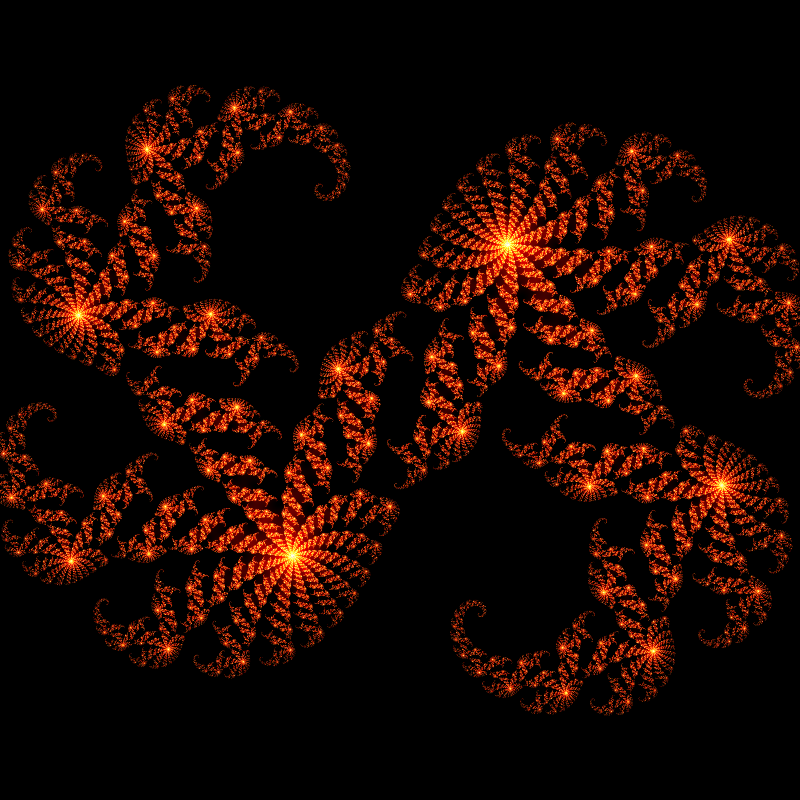
#> input picture Test_card.png, 800 x 800 px, found by its file name
$ python ImgToConv2dBin.py
#> lines starting #> are read from the running program, lines starting #| are printed output that depends on the picture
import re
import time
import cv2
import numpy as np
import random
import struct

preamble = 0xE1E4C312
moduleId = 0x4cd2e19c
jobId = 0x12345678

size = 224
kernelSize = 5
border = int(kernelSize/2)
sizeWithBorder = size+2*border
pixels = sizeWithBorder**2

image = cv2.imread("Test_card.png")
#> image is the input picture: shape (800, 800, 3); mean B, G, R 2, 7.8, 28

image = cv2.resize(image, (size, size))
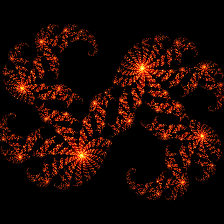
#> image: shape (224, 224, 3); mean B, G, R 1.9, 7.7, 27.7
image = cv2.cvtColor(image, cv2.COLOR_BGR2GRAY)
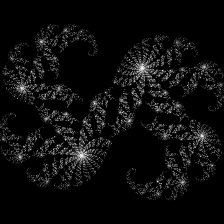
#> image: shape (224, 224); min 0, max 250, mean 13

image = cv2.copyMakeBorder(image, border, border, border, border, cv2.BORDER_REPLICATE)
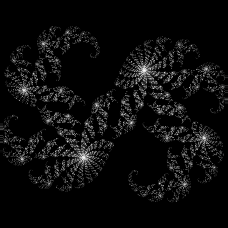
#> image: shape (228, 228); min 0, max 250, mean 12.6

image = np.ndarray((228,228), dtype=float)
image.fill(0)
for a in range(228):
  for b in range(228):
    image[a][b] = (a)*228+(b)

kernel = np.array([
  [1,  4, 6,  4,  1],
  [4, 16, 24, 16, 4],
  [6, 24, 36, 24, 6],
  [4, 16, 24, 16, 4],
  [1,  4,  6,  4, 1]
], dtype=float) / 256
kernel.fill(0)
kernel[4][4] = 1
print(kernel)

cs = moduleId + jobId
delay = 315

with open("vivado_project/vhdl-modules.sim/sim_1/behav/xsim/input.txt", "w") as inFile:

  inFile.write("{:d} ns {:032b}\n".format(delay, preamble))
  inFile.write("{:d} ns {:032b}\n".format(delay, jobId))
  inFile.write("{:d} ns {:032b}\n".format(delay, moduleId))

  for i in range(kernelSize**2):
    y, x = int(i / kernelSize), i % kernelSize
    val = struct.unpack('!i',struct.pack('!f', kernel[y][x]))[0]
    inFile.write("{:d} ns {:032b}\n".format(delay, val))
    cs += val

  for i in range(pixels):
    y, x = int(i / sizeWithBorder), i % sizeWithBorder
    val = struct.unpack('!i',struct.pack('!f', image[y][x]))[0]
    inFile.write("{:d} ns {:032b}\n".format(delay, val))
    cs += val

  csc = 2**32 - cs % (2**32)
  if csc == 2**32:
    csc = 0

  inFile.write("{:d} ns {:032b}\n".format(delay, int(csc)))

with open("vivado_project/vhdl-modules.sim/sim_1/behav/xsim/outputTimings.txt", "w") as inFile:

  for i in range(4 + pixels):
    if i%256 == 0:
      inFile.write("{:d} ns\n".format(6005))
    else:
      inFile.write("{:d} ns\n".format(315))

$ run again, with module_timing.png copied over Test_card.png
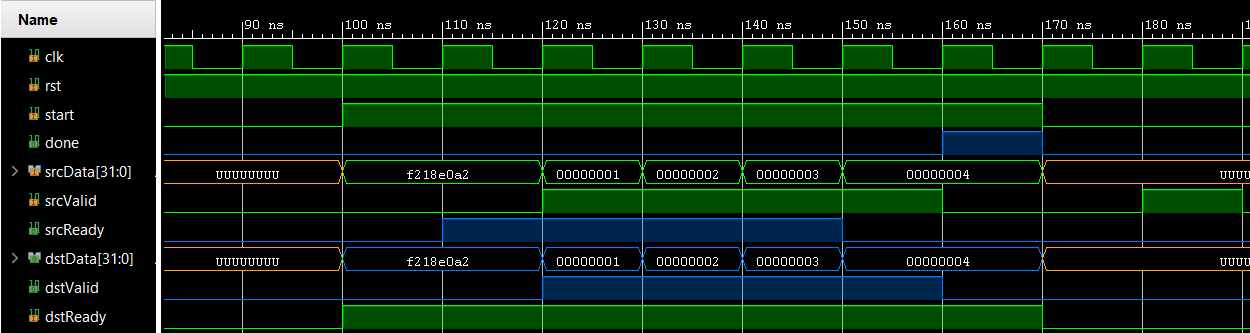
#> input picture module_timing.png, 1250 x 333 px, found by its file name
#> image is the input picture: shape (333, 1250, 3); mean B, G, R 16.4, 33.7, 10.5
#> `image = cv2.cvtColor(image, cv2.COLOR_BGR2GRAY)`:
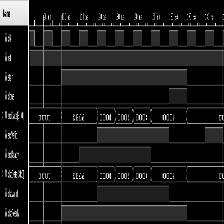
#> image: shape (224, 224); min 0, max 255, mean 24.6
#> `image = cv2.copyMakeBorder(image, border, border, border, border, cv2...`:
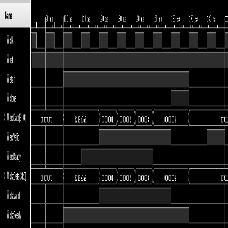
#> image: shape (228, 228); min 0, max 255, mean 24.4
